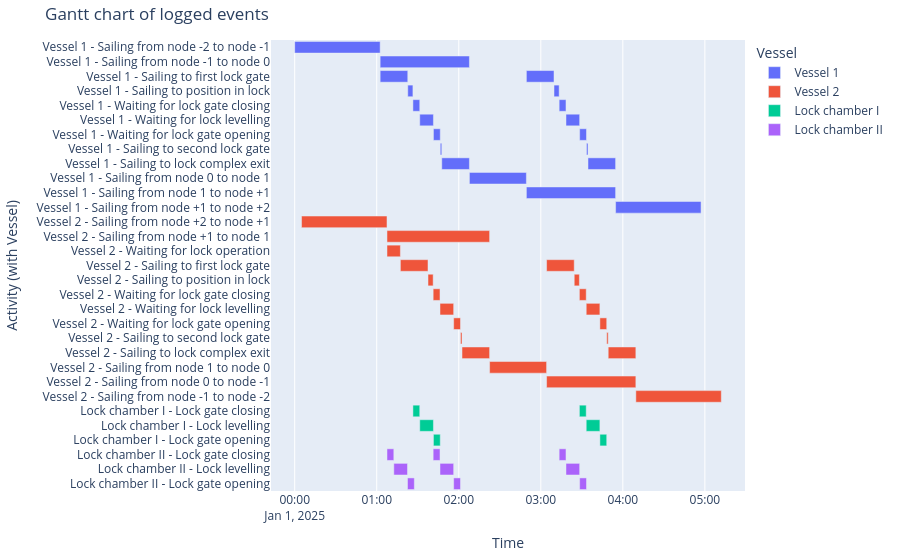

The notebook cell this image was saved under:
### Markdown cell above
#### Gantt chart of event table
Combining these logbooks with the ones of the vessels results in a rather interesting Gantt chart.

### Code cell
df_eventtable = opentnsim.core.logutils.logbook2eventtable([*vessels, 
                                                            lock_complex_I.lock_chambers['Lock chamber I'], 
                                                            lock_complex_II.lock_chambers['Lock chamber II']])
fig = generate_vessel_gantt_chart(df_eventtable)

### Figure 1 — Plotly figure (JSON) as saved in the notebook; plotly's stock layout.template omitted (floating-point values rounded to 4 significant figures)
{"data": [{"base": ["2025-01-01T00:00:00.000000000", "2025-01-01T01:02:30.000000000", "2025-01-01T01:02:30.000000000", "2025-01-01T01:22:42.000000000", "2025-01-01T01:26:28.000000000", "2025-01-01T01:31:28.000000000", "2025-01-01T01:41:28.000000000", "2025-01-01T01:46:28.000000000", "2025-01-01T01:47:34.000000000", "2025-01-01T02:07:47.000000000", "2025-01-01T02:49:27.000000000", "2025-01-01T02:49:27.000000000", "2025-01-01T03:09:39.000000000", "2025-01-01T03:13:25.000000000", "2025-01-01T03:18:25.000000000", "2025-01-01T03:28:25.000000000", "2025-01-01T03:33:25.000000000", "2025-01-01T03:34:31.000000000", "2025-01-01T03:54:43.000000000"], "hovertemplate": "object name=Vessel 1<br>start time=%{base}<br>stop time=%{x}<br>activity label=%{y}<extra></extra>", "legendgroup": "Vessel 1", "marker": {"color": "#636efa", "pattern": {"shape": ""}}, "name": "Vessel 1", "orientation": "h", "showlegend": true, "textposition": "auto", "type": "bar", "x": [3750000, 3917000, 1212000, 226000, 300000, 600000, 300000, 66000, 1213000, 2500000, 3916000, 1212000, 226000, 300000, 600000, 300000, 66000, 1212000, 3750000], "xaxis": "x", "y": ["Vessel 1 - Sailing from node -2 to node -1", "Vessel 1 - Sailing from node -1 to node 0", "Vessel 1 - Sailing to first lock gate", "Vessel 1 - Sailing to position in lock", "Vessel 1 - Waiting for lock gate closing", "Vessel 1 - Waiting for lock levelling", "Vessel 1 - Waiting for lock gate opening", "Vessel 1 - Sailing to second lock gate", "Vessel 1 - Sailing to lock complex exit", "Vessel 1 - Sailing from node 0 to node 1", "Vessel 1 - Sailing from node 1 to node +1", "Vessel 1 - Sailing to first lock gate", "Vessel 1 - Sailing to position in lock", "Vessel 1 - Waiting for lock gate closing", "Vessel 1 - Waiting for lock levelling", "Vessel 1 - Waiting for lock gate opening", "Vessel 1 - Sailing to second lock gate", "Vessel 1 - Sailing to lock complex exit", "Vessel 1 - Sailing from node +1 to node +2"], "yaxis": "y"}, {"base": ["2025-01-01T00:05:00.000000000", "2025-01-01T01:07:30.000000000", "2025-01-01T01:07:30.000000000", "2025-01-01T01:17:18.000000000", "2025-01-01T01:37:30.000000000", "2025-01-01T01:41:16.000000000", "2025-01-01T01:46:16.000000000", "2025-01-01T01:56:16.000000000", "2025-01-01T02:01:16.000000000", "2025-01-01T02:02:22.000000000", "2025-01-01T02:22:34.000000000", "2025-01-01T03:04:14.000000000", "2025-01-01T03:04:14.000000000", "2025-01-01T03:24:27.000000000", "2025-01-01T03:28:13.000000000", "2025-01-01T03:33:13.000000000", "2025-01-01T03:43:13.000000000", "2025-01-01T03:48:13.000000000", "2025-01-01T03:49:18.000000000", "2025-01-01T04:09:31.000000000"], "hovertemplate": "object name=Vessel 2<br>start time=%{base}<br>stop time=%{x}<br>activity label=%{y}<extra></extra>", "legendgroup": "Vessel 2", "marker": {"color": "#EF553B", "pattern": {"shape": ""}}, "name": "Vessel 2", "orientation": "h", "showlegend": true, "textposition": "auto", "type": "bar", "x": [3750000, 4504000, 588000, 1212000, 226000, 300000, 600000, 300000, 66000, 1212000, 2500000, 3917000, 1213000, 226000, 300000, 600000, 300000, 65000, 1213000, 3750000], "xaxis": "x", "y": ["Vessel 2 - Sailing from node +2 to node +1", "Vessel 2 - Sailing from node +1 to node 1", "Vessel 2 - Waiting for lock operation", "Vessel 2 - Sailing to first lock gate", "Vessel 2 - Sailing to position in lock", "Vessel 2 - Waiting for lock gate closing", "Vessel 2 - Waiting for lock levelling", "Vessel 2 - Waiting for lock gate opening", "Vessel 2 - Sailing to second lock gate", "Vessel 2 - Sailing to lock complex exit", "Vessel 2 - Sailing from node 1 to node 0", "Vessel 2 - Sailing from node 0 to node -1", "Vessel 2 - Sailing to first lock gate", "Vessel 2 - Sailing to position in lock", "Vessel 2 - Waiting for lock gate closing", "Vessel 2 - Waiting for lock levelling", "Vessel 2 - Waiting for lock gate opening", "Vessel 2 - Sailing to second lock gate", "Vessel 2 - Sailing to lock complex exit", "Vessel 2 - Sailing from node -1 to node -2"], "yaxis": "y"}, {"base": ["2025-01-01T01:26:28.000000000", "2025-01-01T01:31:28.000000000", "2025-01-01T01:41:28.000000000", "2025-01-01T03:28:13.000000000", "2025-01-01T03:33:13.000000000", "2025-01-01T03:43:13.000000000"], "hovertemplate": "object name=Lock chamber I<br>start time=%{base}<br>stop time=%{x}<br>activity label=%{y}<extra></extra>", "legendgroup": "Lock chamber I", "marker": {"color": "#00cc96", "pattern": {"shape": ""}}, "name": "Lock chamber I", "orientation": "h", "showlegend": true, "textposition": "auto", "type": "bar", "x": [300000, 600000, 300000, 300000, 600000, 300000], "xaxis": "x", "y": ["Lock chamber I - Lock gate closing", "Lock chamber I - Lock levelling", "Lock chamber I - Lock gate opening", "Lock chamber I - Lock gate closing", "Lock chamber I - Lock levelling", "Lock chamber I - Lock gate opening"], "yaxis": "y"}, {"base": ["2025-01-01T01:07:30.000000000", "2025-01-01T01:12:30.000000000", "2025-01-01T01:22:30.000000000", "2025-01-01T01:41:16.000000000", "2025-01-01T01:46:16.000000000", "2025-01-01T01:56:16.000000000", "2025-01-01T03:13:25.000000000", "2025-01-01T03:18:25.000000000", "2025-01-01T03:28:25.000000000"], "hovertemplate": "object name=Lock chamber II<br>start time=%{base}<br>stop time=%{x}<br>activity label=%{y}<extra></extra>", "legendgroup": "Lock chamber II", "marker": {"color": "#ab63fa", "pattern": {"shape": ""}}, "name": "Lock chamber II", "orientation": "h", "showlegend": true, "textposition": "auto", "type": "bar", "x": [300000, 600000, 300000, 300000, 600000, 300000, 300000, 600000, 300000], "xaxis": "x", "y": ["Lock chamber II - Lock gate closing", "Lock chamber II - Lock levelling", "Lock chamber II - Lock gate opening", "Lock chamber II - Lock gate closing", "Lock chamber II - Lock levelling", "Lock chamber II - Lock gate opening", "Lock chamber II - Lock gate closing", "Lock chamber II - Lock levelling", "Lock chamber II - Lock gate opening"], "yaxis": "y"}], "layout": {"barmode": "overlay", "legend": {"title": {"text": "Vessel"}, "tracegroupgap": 0}, "margin": {"b": 20, "l": 20, "r": 20, "t": 40}, "title": {"text": "Gantt chart of logged events"}, "xaxis": {"anchor": "y", "domain": [0, 1], "title": {"text": "Time"}, "type": "date"}, "yaxis": {"anchor": "x", "autorange": "reversed", "domain": [0, 1], "title": {"text": "Activity (with Vessel)"}}}}
